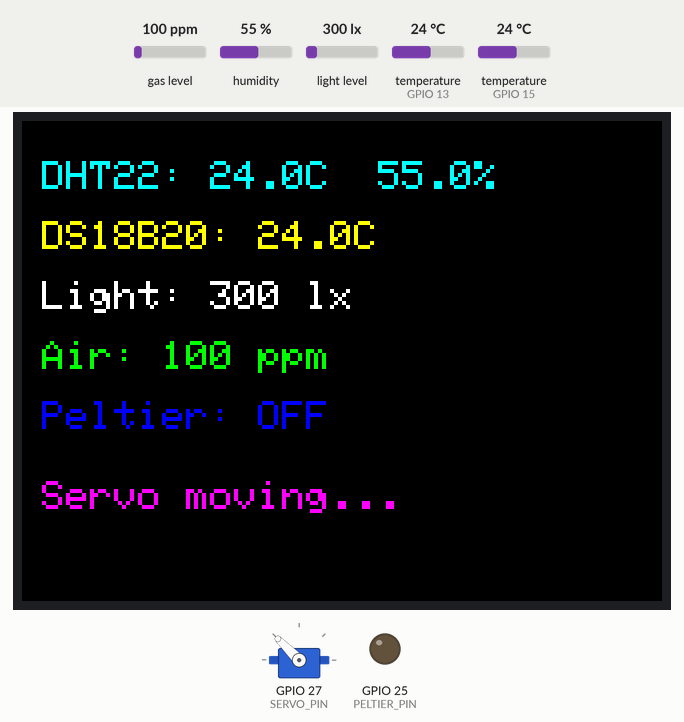
This sketch was run on a simulated ESP32. On the bench: 320×240 colour display, servo, output pins drawn as LEDs (lit = HIGH). The test bench sets the inputs (shaded band); at power-on: temperature (sensors on GPIO 13, GPIO 15) 24 °C, gas level 100 ppm, humidity 55 %, light level 300 lx. What the sketch prints to the serial monitor is not drawn.

Above: at 3.2 s.
3.3 s: temperature (sensor on GPIO 13) set to 29.6 °C
At 4.4 s:
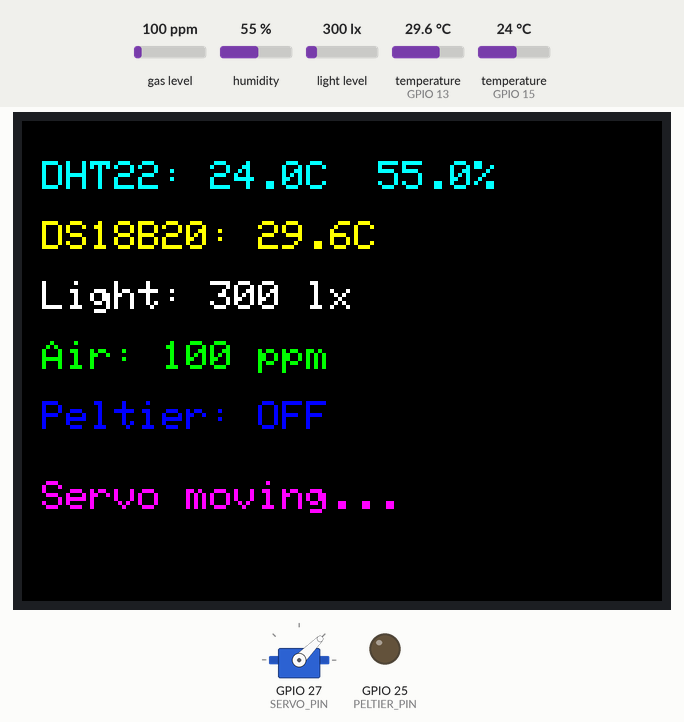
10.9 s: temperature (sensor on GPIO 13) set to 30.8 °C
At 12.1 s:
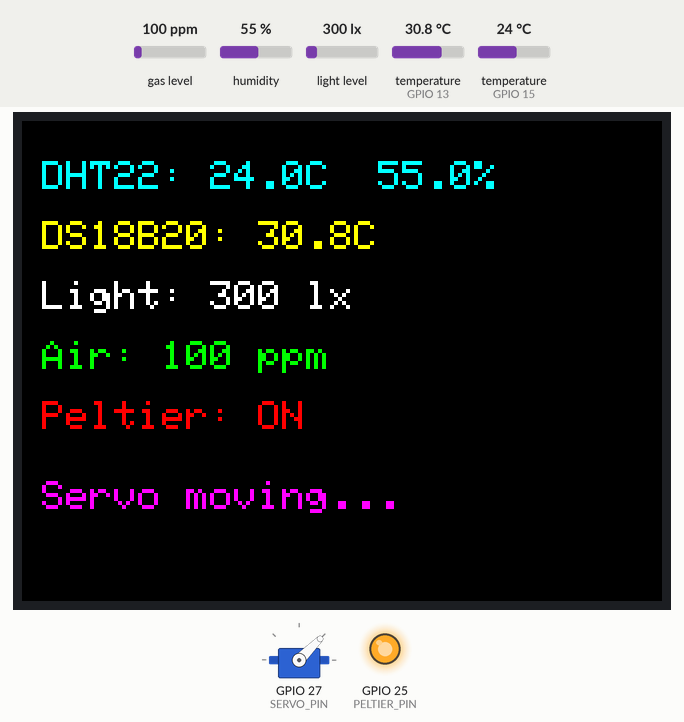
17.1 s: gas level set to 20 ppm
At 19.4 s:
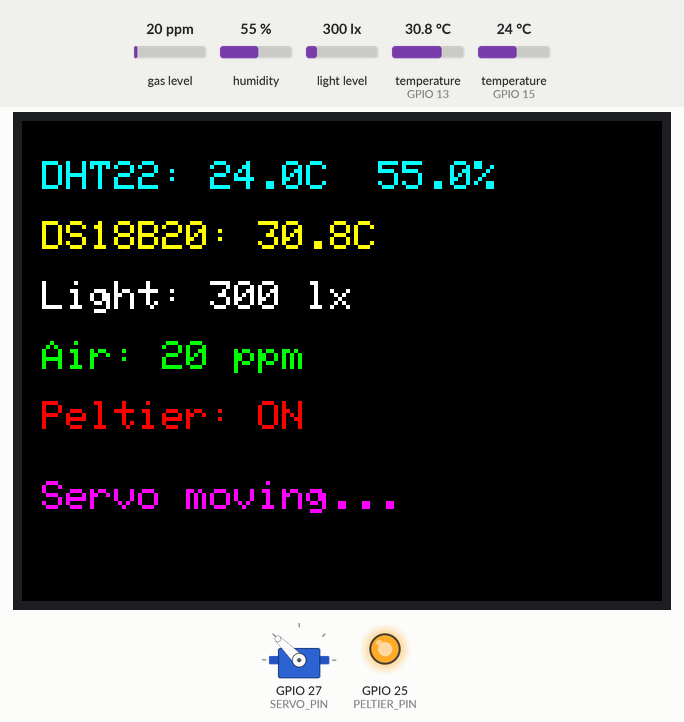
20.1 s: humidity set to 22 %
At 24.4 s:
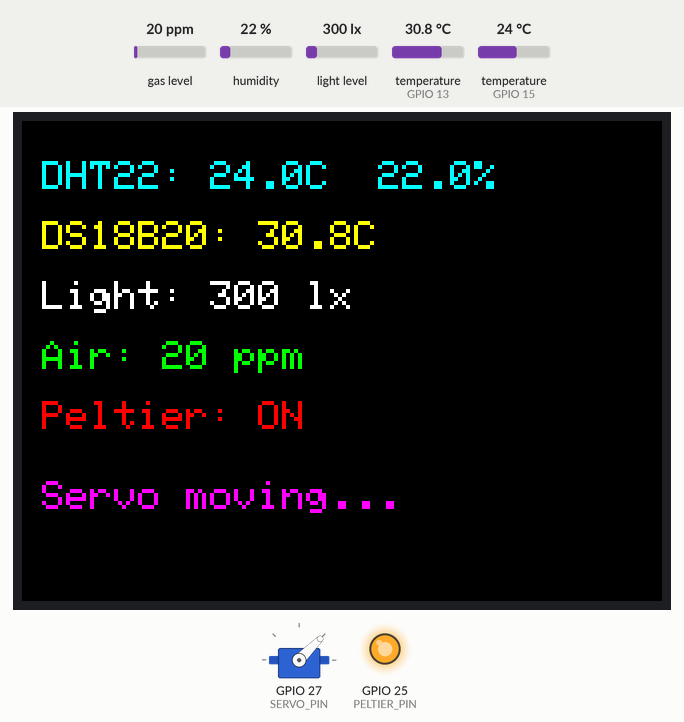
26.1 s: light level set to 40 lx
At 27.1 s:
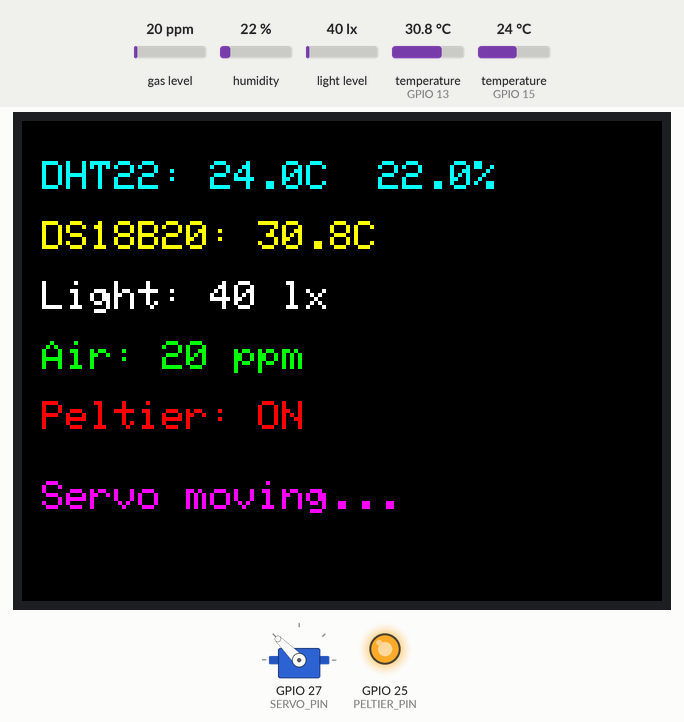
29.1 s: temperature (sensor on GPIO 15) set to 12 °C
At 33.4 s:
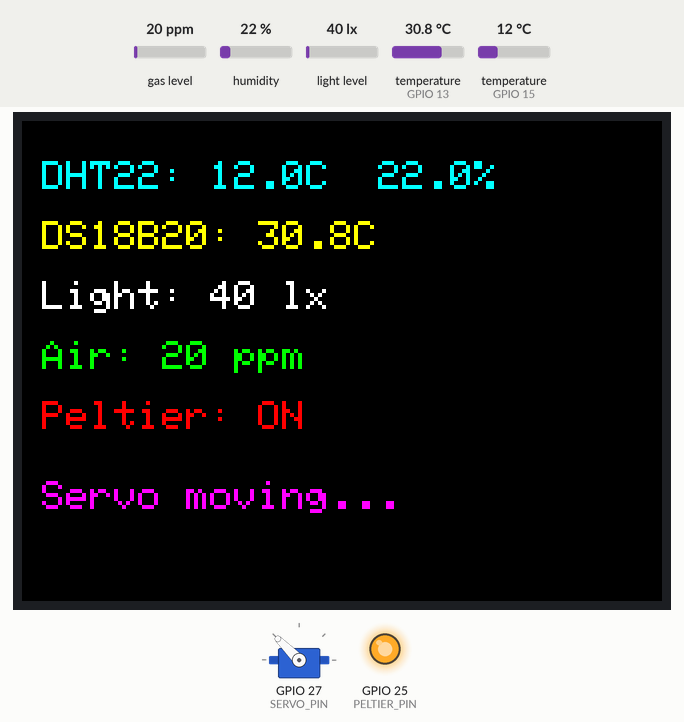
Timing chart, 0 to 36.1 s (numbered marks = the images above; inputs shaded):
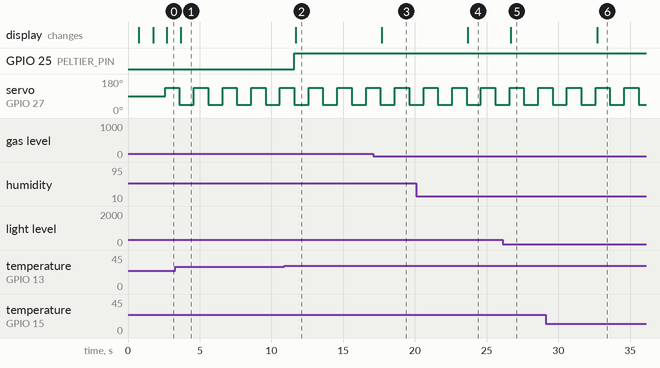

The sketch:

test1.ino
```cpp
// ---------------------------- LIBRARIES ----------------------------
#include <Adafruit_GFX.h>
#include <Adafruit_ILI9341.h>
#include <Wire.h>
#include <BH1750.h>
#include <OneWire.h>
#include <DallasTemperature.h>
#include <DHT.h>
#include <MQUnifiedsensor.h>
#include <ESP32Servo.h>

// ---------------------------- PIN DEFINITIONS ----------------------------
#define TFT_CS   5
#define TFT_DC   2
#define TFT_RST  4

#define DHTPIN   15
#define DHTTYPE  DHT22

#define MQ135_PIN 34
#define ONE_WIRE_BUS 13

#define SERVO_PIN 27
#define PELTIER_PIN 25

// ---------------------------- OBJECT DECLARATIONS ----------------------------
Adafruit_ILI9341 tft(TFT_CS, TFT_DC, TFT_RST);
BH1750 lightMeter;
OneWire oneWire(ONE_WIRE_BUS);
DallasTemperature ds18b20(&oneWire);
DHT dht(DHTPIN, DHTTYPE);
Servo myservo;

// MQ-135 setup parameters
#define Board "ESP-32"
#define Voltage_Resolution 3.3
#define ADC_Bit_Resolution 12
#define RatioMQ135CleanAir 3.6
MQUnifiedsensor MQ135(Board, Voltage_Resolution, ADC_Bit_Resolution, MQ135_PIN, "MQ-135");

// ---------------------------- VARIABLES ----------------------------
float dhtTemp, dhtHum;
float dsTemp;
float lightLux;
float mqValue;
bool peltierState = false;
unsigned long lastUpdate = 0;

// ---------------------------- SETUP ----------------------------
void setup() {
  Serial.begin(115200);
  delay(500);

  // TFT Display
  tft.begin();
  tft.setRotation(1);
  tft.fillScreen(ILI9341_BLACK);
  tft.setTextColor(ILI9341_GREEN);
  tft.setTextSize(2);
  tft.println("Initializing devices...");

  // DHT22
  dht.begin();

  // I2C Sensors
  Wire.begin();
  lightMeter.begin();

  // DS18B20
  ds18b20.begin();

  // MQ135
  MQ135.init();

  // Servo
  myservo.attach(SERVO_PIN);
  myservo.write(90); // Neutral position

  // Peltier Control
  pinMode(PELTIER_PIN, OUTPUT);
  digitalWrite(PELTIER_PIN, LOW);

  tft.println("All devices ready!");
  delay(1000);
  tft.fillScreen(ILI9341_BLACK);
}

// ---------------------------- LOOP ----------------------------
void loop() {
  if (millis() - lastUpdate >= 1000) {  // Update every second
    lastUpdate = millis();

    // --- Read DHT22 ---
    dhtTemp = dht.readTemperature();
    dhtHum = dht.readHumidity();

    // --- Read DS18B20 ---
    ds18b20.requestTemperatures();
    dsTemp = ds18b20.getTempCByIndex(0);

    // --- Read BH1750 ---
    lightLux = lightMeter.readLightLevel();

    // --- Read MQ135 ---
    MQ135.update();
    mqValue = MQ135.readSensor();  // Returns ppm estimate

    // --- Control Servo (test motion) ---
    static bool servoDir = false;
    myservo.write(servoDir ? 45 : 135);
    servoDir = !servoDir;

    // --- Control Peltier ---
    if (dsTemp > 30.0) {
      digitalWrite(PELTIER_PIN, HIGH);
      peltierState = true;
    } else if (dsTemp < 25.0) {
      digitalWrite(PELTIER_PIN, LOW);
      peltierState = false;
    }

    // --- Print to Serial ---
    Serial.println("========== SENSOR DATA ==========");
    Serial.printf("DHT22 Temp: %.2f °C  Hum: %.2f %%\n", dhtTemp, dhtHum);
    Serial.printf("DS18B20 Temp: %.2f °C\n", dsTemp);
    Serial.printf("BH1750 Light: %.2f lx\n", lightLux);
    Serial.printf("MQ135 Air Quality: %.2f ppm\n", mqValue);
    Serial.printf("Peltier: %s\n", peltierState ? "ON" : "OFF");
    Serial.println("=================================");

    // --- Display on TFT ---
    tft.fillScreen(ILI9341_BLACK);
    tft.setCursor(10, 20);
    tft.setTextSize(2);
    tft.setTextColor(ILI9341_CYAN);
    tft.printf("DHT22: %.1fC  %.1f%%", dhtTemp, dhtHum);

    tft.setCursor(10, 50);
    tft.setTextColor(ILI9341_YELLOW);
    tft.printf("DS18B20: %.1fC", dsTemp);

    tft.setCursor(10, 80);
    tft.setTextColor(ILI9341_WHITE);
    tft.printf("Light: %.0f lx", lightLux);

    tft.setCursor(10, 110);
    tft.setTextColor(ILI9341_GREEN);
    tft.printf("Air: %.0f ppm", mqValue);

    tft.setCursor(10, 140);
    tft.setTextColor(peltierState ? ILI9341_RED : ILI9341_BLUE);
    tft.printf("Peltier: %s", peltierState ? "ON" : "OFF");

    tft.setCursor(10, 180);
    tft.setTextColor(ILI9341_MAGENTA);
    tft.println("Servo moving...");
  }
}
```

Measured:
- the behaviour switches between 30 and 30.1 °C on temperature (sensor on GPIO 13) (found by bisection; images 1 and 2)
- after the input at 3.3 s, the display: changes after 0.38 s (image 1)
- after the input at 10.9 s, GPIO 25 (PELTIER_PIN): LOW → HIGH after 0.69 s; the display: changes after 0.79 s (image 2)
- after the input at 17.1 s, the display: changes after 0.59 s (image 3)
- after the input at 20.1 s, the display: changes after 3.6 s (image 4)
- after the input at 26.1 s, the display: changes after 0.59 s (image 5)
- after the input at 29.1 s, the display: changes after 3.6 s (image 6)
- by itself, servo on GPIO 27 (SERVO_PIN): alternates 135° for 1.0 s and 45° for 1.0 s
